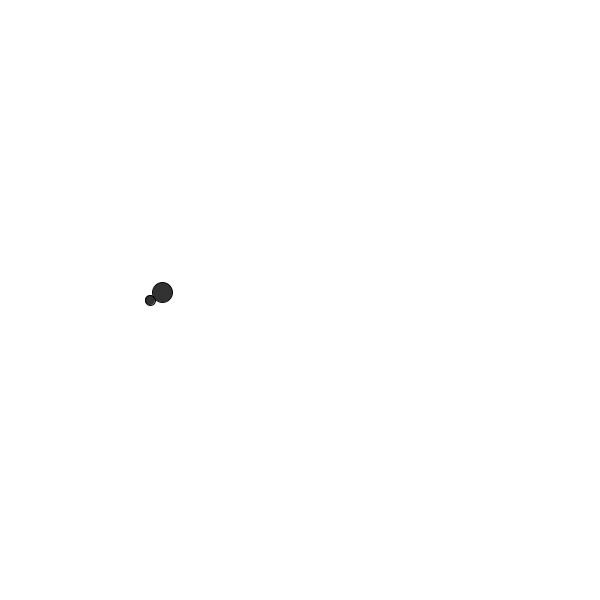
Frame 1 (no input)
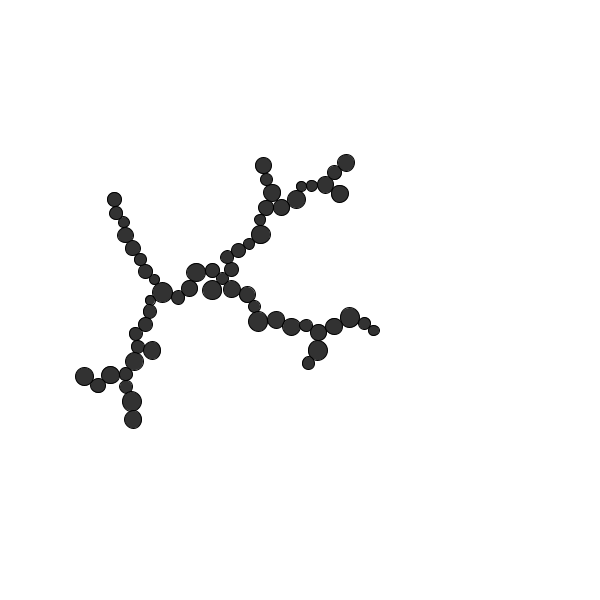
Frame 60 (the mouse pressed at the canvas centre just before this capture)
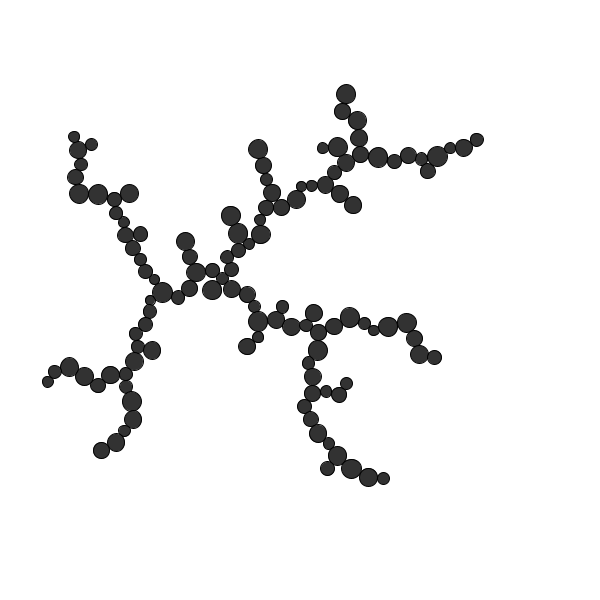
Frame 120 (the mouse held since frame 60 and released just before this capture)

The Processing sketch that drew these frames (run headless with seeded random() and noise(); from frame 60 on, the mouse is pressed at the canvas centre):

// Processing sketch: algo_09_simple_dla
// ── algo_09_simple_dla.pde
// Algorithmes créatifs - Abelardo Gil-Fournier, 2014
// http://abelardogfournier.org
// http://github.org/abe-
//
// In the second part of this workshop we are going to work
// with another type of system that holds a certain amount
// of intrinsic creativity by its own. We'll work now with 
// graphs. But before building such a structure, we are going
// to start from a geometrical pattern that comes from the
// simulation of biological phaenomena. A pattern generated by
// the well known and common DLA algorithm. We are going again
// to build everything from vectors. The implementation of the
// algorithm we are going to use here is based on the one presented
// at Generative Gestaltung.

ArrayList <Atom> atoms;

void setup() {
  size(600, 600);

  atoms = new ArrayList();
  Atom a = new Atom(width/4, height/2, 10);
  atoms.add(a);
}


void draw() {
  background(255);
  
  addNew();
  
  for (Atom a : atoms) {
    a.draw();
  }
}


void addNew() {
  PVector pos = new PVector(random(width), random(height));
  float r = random(5, 10);

  Atom closest = null;
  float closestDist = 1000000;

  for (Atom a : atoms) {
    float d = a.dist(pos);
    if (d < closestDist) {
      closest = a;
      closestDist = d;
    }
  }    

  PVector next = pos.get();
  next.sub(closest);
  next.setMag(closest.diam/2 + r);
  next.add(closest);

  Atom newAtom = new Atom(next.x, next.y, 2*r);
  atoms.add(newAtom);
}

// ── Atom.pde
// Algorithmes créatifs - Abelardo Gil-Fournier, 2014
// http://abelardogfournier.org
// http://github.org/abe-
//
// Again, we'll be working with a class created as an extension
// of PVector. We will be dealing then with Vectors that, 
// additionally, have diameter. In the next steps, we'll add
// more atributes, such as physics properties, etc.

class Atom extends PVector {
  
  float diam;
  
  Atom(float x, float y, float diam_) {
    super(x, y);
    diam = diam_;
  }
  
  void draw() {
    fill(50);
    ellipse(x, y, diam, diam);
  }
  
}
